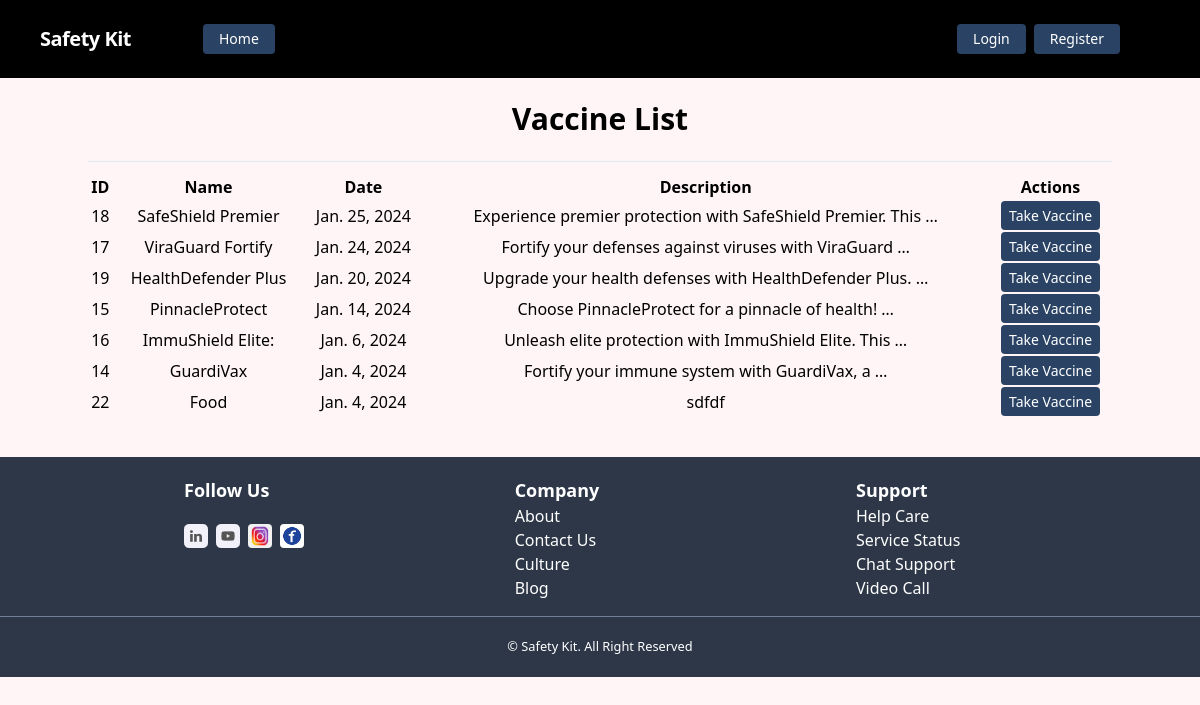
The page /vaccine_campaign/vaccine_list/ on the database its author committed.
### vaccine_campaign/models.py (models this page shows, shortened)
class Vaccine(models.Model):
    name = models.CharField(max_length=100)
    description = models.TextField()
    date = models.DateField()
    age = models.CharField(max_length=10)
    dose_number = models.IntegerField(null=True,blank=True)
    campaign = models.ManyToManyField(Campaign, related_name='campaign')
    user_account = models.ForeignKey(UserAccount, on_delete=models.CASCADE, related_name='vaccine',null=True,blank=True)

### vaccine_campaign/views.py (the view)
# urls.py: path('vaccine_list/', VaccineListView.as_view(), name='vaccine_list'),
class VaccineListView(ListView):
    model = Vaccine
    template_name = 'vaccine_list.html'
    context_object_name = 'vaccine_list'
    ordering = ['-date']
    def get_context_data(self, **kwargs):
        context = super().get_context_data(**kwargs)
        return context

### vaccine_campaign/templates/vaccine_list.html
{% extends 'base.html' %}
{% block content %}
  <h2 class='mt-24 text-center mb-5 font-bold text-3xl'>Vaccine List</h2>
  <table class="table m-5 p-10 w-full m-auto">
    <thead>
      <tr class='mb-5'>
        <th scope="col">ID</th>
        <th scope="col">Name</th>
        <th scope="col">Date</th>
        <th scope="col">Description</th>
        <th scope="col">Actions</th>
      </tr>
    </thead>
    <hr class='w-full my-3'>
    <tbody class='text-center'>
      {% for vaccine in vaccine_list %}
      <tr class=''>
        <td>{{ vaccine.id }}</td>
        <td>{{ vaccine.name }}</td>
        <td>{{ vaccine.date }}</td>
        <td>{{ vaccine.description |truncatewords:7 }}</td>
        {% if request.user.account.role == "Doctor" %}
        <td>
          <button class="bg-yellow-500 text-white text-sm px-2 py-1 rounded hover:bg-yellow-600 focus:outline-none focus:shadow-outline-yellow">
            <a
            href="{% url 'edit_vaccine' vaccine.id %}"
            >Edit
          </a>
          </button>
          <button class="bg-red-500 text-white text-sm px-2 py-1 rounded hover:bg-red-600 focus:outline-none focus:shadow-outline-red">
            <a
            href="{% url 'delete_vaccine' vaccine.id %}"
            >Delete
          </a>
          </button>
        </td>
        {% else %}
        <td>
          <button class="bg-blue-900 text-white text-sm px-2 py-1 rounded hover:bg-blue-600 focus:outline-none focus:shadow-outline-red">
            <a
            href="{% url 'booking'%}"
            >Take Vaccine
          </a>
          </button>
        </td>
        {% endif %}
      </tr>
      {% endfor %}
    </tbody>
  </table>
{% endblock %}

### core/templates/base.html (shortened to what this page needs)
{% load static %}
<!DOCTYPE html>
<html lang="en">
    <head>
        <link href="https://unpkg.com/tailwindcss@^1.0/dist/tailwind.min.css" rel="stylesheet">
        <link href="https://cdn.jsdelivr.net/npm/swiffy-slider@1.6.0/dist/css/swiffy-slider.min.css"
      rel="stylesheet"
/>
    </head>
    <body class="bg-pink-100">
        <div class='mb-16'>{% include 'navbar.html' %}</div>
        <div class='my-10'>
        {% block body %}
            <div class="lg:container lg:mx-auto" id="main">
                {% block content %}
                {% endblock %}
            </div>
            {% include 'footer.html' %}
        {% endblock %}
        </div>
    </body>
</html>

### core/templates/navbar.html (shortened to what this page needs)
<nav class="fixed top-0 left-0 right-0 flex items-center justify-between flex-wrap bg-black w-full text-white p-6 px-10 z-50">
    <div class="flex items-center flex-shrink-0 text-white mr-6 ">
        <span class="font-semibold text-xl tracking-tight text-white"><a href="/">Safety Kit</a></span>
    </div>
    <div class="w-full block flex-grow lg:flex lg:items-center m-auto lg:w-auto px-10">
        <a href="{% url 'home' %}" class="mx-2 inline-block font-medium text-sm px-4 py-2 leading-none bg-blue-900 rounded text-white border-white hover:border-transparent hover:text-dark hover:bg-red-700 mt-4 lg:mt-0">Home</a>
        {% if request.user.is_authenticated %}
            <div class="text-md lg:flex-grow text-white">
                <a href="{% url 'vaccine_list' %}" class="mx-2 inline-block font-medium text-sm px-4 py-2 leading-none bg-blue-900 rounded text-white border-white hover:border-transparent hover:text-dark hover:bg-red-700 mt-4 lg:mt-0">Vaccine List</a>
                {% if request.user.account.role == "Doctor" %}
                <a href="{% url 'vaccine' %}" class="mx-2 inline-block font-medium text-sm px-4 py-2 leading-none bg-blue-900 rounded text-white border-white hover:border-transparent hover:text-dark hover:bg-red-700 mt-4 lg:mt-0">Add Vaccine</a>
                {% else %}
                <a href="{% url 'dosebooking_list' %}" class="mx-2 inline-block font-medium text-sm px-4 py-2 leading-none bg-blue-900 rounded text-white border-white hover:border-transparent hover:text-dark hover:bg-red-700 mt-4 lg:mt-0">Dose list</a>
                {% endif %}
            </div>
            <div class="flex w-auto">
                <div class="text-white my-auto font-black px-5">Welcome, {{ request.user.first_name }} </div>
                <a href="{% url 'profile' %}" class="mx-2 inline-block font-medium text-sm px-4 py-2 leading-none bg-blue-900 rounded text-white border-white hover:border-transparent hover:text-dark hover:bg-red-700 mt-4 lg:mt-0">Profile</a>
                <form method="post" action="{% url 'logout' %}">
                    {% csrf_token %}
                    <button type="submit" class="mx-2 inline-block font-medium text-sm px-4 py-2 leading-none bg-blue-900 rounded text-white border-white hover:border-transparent hover:text-dark hover:bg-red-700 mt-4 lg:mt-0" >logout</button>
                </form>
            </div>
        {% else %}
            <div>
                <a href="{% url 'login' %}" class="mr-2 inline-block font-medium text-sm px-4 py-2 leading-none bg-blue-900 rounded text-white border-white hover:border-transparent hover:text-gray-800 hover:bg-red-700 mt-4 lg:mt-0">Login</a>
            </div>
            <div>
                <a href="{% url 'register' %}" class="inline-block font-medium text-sm px-4 py-2 leading-none bg-blue-900 rounded text-white border-white hover:border-transparent hover:text-gray-800 hover:bg-white mt-4 lg:mt-0">Register</a>
            </div>
        {% endif %}
    </div>
</nav>

### core/templates/footer.html
{% load static %}
<footer class="bg-gray-800 text-white mt-10 py-5" >
    <div class="container mx-auto flex flex-wrap justify-between">
        <div class="w-full md:w-1/3 mb-4 pl-24 md:mb-0">
            <h5 class="text-lg font-semibold">Follow Us</h5>
            <div class="flex space-x-2 mt-5">
                <img class='w-6 h-6' src="{% static 'img/LinkedIn.png' %}" alt="LinkedIn">
                <img class='w-6 h-6' src="{% static 'img/YouTube.png' %}" alt="YouTube">
                <img class='w-6 h-6 rounded' src="{% static 'img/instagram.png' %}" alt="Facebook">
                <img class='w-6 h-6 rounded' src="{% static 'img/facebook1.jpg' %}" alt="Instagram">
            </div>
        </div>
        <div class="w-full md:w-1/4 mb-4 md:mb-0">
            <h5 class="text-lg font-semibold">Company</h5>
            <ul>
                <li>About</li>
                <li>Contact Us</li>
                <li>Culture</li>
                <li>Blog</li>
            </ul>
        </div>
        <div class="w-full md:w-1/4 mb-4 md:mb-0">
            <h5 class="text-lg font-semibold">Support</h5>
            <ul>
                <li>Help Care</li>
                <li>Service Status</li>
                <li>Chat Support</li>
                <li>Video Call</li>
            </ul>
        </div>
    </div>
    <hr class='w-4/4 mx-auto my-4  border-t border-gray-600'>
    <div class="text-center">
        <small>&copy; Safety Kit. All Right Reserved</small>
    </div>
</footer>

### rows shown on the page
Vaccine: id "18", name "SafeShield Premier", date "Jan. 25, 2024", description "Experience premier protection with SafeShield Premier. This …"
Vaccine: id "17", name "ViraGuard Fortify", date "Jan. 24, 2024", description "Fortify your defenses against viruses with ViraGuard …"
Vaccine: id "19", name "HealthDefender Plus", date "Jan. 20, 2024", description "Upgrade your health defenses with HealthDefender Plus. …"
Vaccine: id "15", name "PinnacleProtect", date "Jan. 14, 2024", description "Choose PinnacleProtect for a pinnacle of health! …"
Vaccine: id "16", name "ImmuShield Elite:", date "Jan. 6, 2024", description "Unleash elite protection with ImmuShield Elite. This …"
Vaccine: id "14", name "GuardiVax", date "Jan. 4, 2024", description "Fortify your immune system with GuardiVax, a …"
Vaccine: id "22", name "Food", date "Jan. 4, 2024", description "sdfdf"
